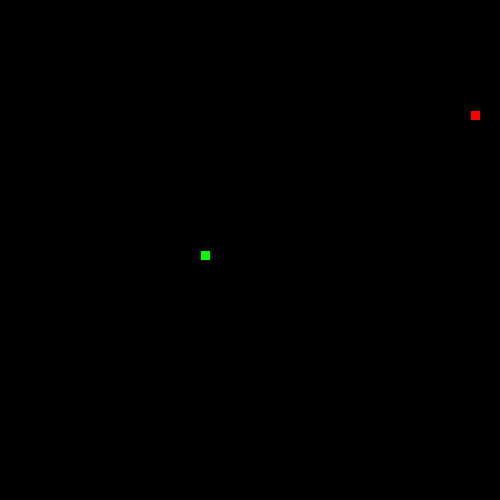
Frame 1 (no input)
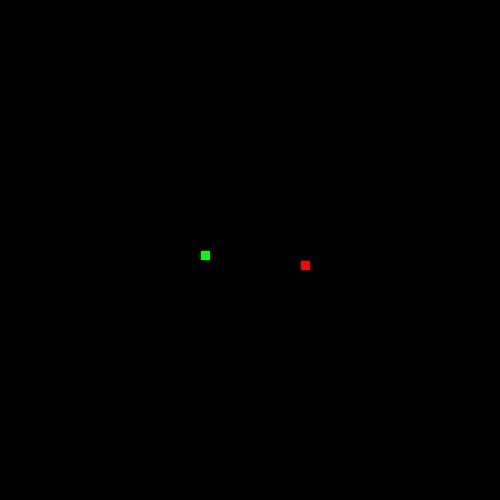
Frame 60 (the mouse pressed at the canvas centre just before this capture)
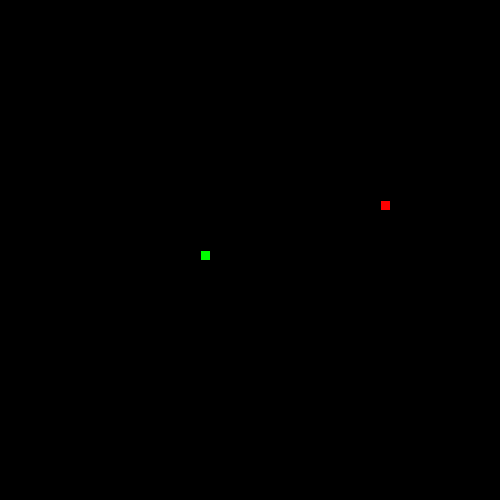
Frame 120 (the mouse held since frame 60 and released just before this capture)

The Processing sketch that drew these frames (run headless with seeded random() and noise(); from frame 60 on, the mouse is pressed at the canvas centre):

// Processing sketch: snake
// ── snake.pde
// 1. Follow the recipe instructions inside the Segment class.

// The Segment class will be used to represent each part of the moving snake.

class Segment {

  //2. Create x and y member variables to hold the location of each segment.
int x;
int y;
  // 3. Add a constructor with parameters to initialize each variable.
Segment(int newX, int newY){
 x=newX;
 y=newY;
}

  // 4. Add getter and setter methods for both the x and y member variables.
  int getX(){
    return x;
  }
  int getY(){
    return y;
  }
  void setX(int ye){
    x=ye;
  }
  void getY(int yea){
    y=yea;
  }
  
}


// 5. Create (but do not initialize) a Segment variable to hold the head of the Snake
Segment head;


// 6. Create and initialize a String to hold the direction of your snake e.g. "up"
String direction = "up";


// 7. Create and initialize a variable to hold how many pieces of food the snake has eaten.
// give it a value of 1 to start.
int length=1;



// 8. Create and initialize foodX and foodY variables to hold the location of the food.
int foodX = ((int)random(50)*10);
int foodY = ((int)random(50)*10);
// (Hint: use the random method to set both the x and y to random locations within the screen size (500 by 500).)

//int foodX = ((int)random(50)*10);



void setup() {

  // 9. Set the size of your sketch (500 by 500).

  size(500, 500);


  // 10. initialize your head to a new segment.
head=new Segment(200,250);

  // 11. Use the frameRate(int rate) method to set the rate to 20.
  frameRate(20);
}


void draw() {

  background(0);
  drawFood();
  drawSnake();

  //12. Call the manageTail, drawFood, drawSnake, move, and collision methods.
}


// 13. Complete the drawFood method below. (Hint: each piece of food should be a 10 by 10 rectangle).

void drawFood() {
  int locationX=((int)random(50)*10);
  int locationY=((int)random(50)*10);
  fill(255,0,0);
  rect(locationX, locationY, 10,10);
}


//14. Draw the snake head (use a 10 by 10 rectangle)

void drawSnake() {
  fill(0,255,0);
rect(head.getX(), head.getY(), 10,10);

  //test your code
}


// 15. Complete the move method below.

void move() {

  // 16. Using a switch statement, make your snake head move by 10 pixels in the correct direction.
  //This is an incomplete switch statement:
  /*
  switch(dir) {
  case "up":
    // move head up here 
    break;
  case "down":
    // move head down here 
    break;
  case "left":
   // figure it out 
    break;
  case "right":
    // mystery code goes here 
    break;
  }
  */


  // 17. Call the checkBoundaries method to make sure the snake head doesn't go off the screen.
}


// 18. Complete the keyPressed method below. Use if statements to set your direction variable depending on what key is pressed.

void keyPressed() {
}



// 19. check if your head is out of bounds (teleport your snake head to the other side).

void checkBoundaries() {
}



//20. Make sure that the key for your current direction’s opposite doesn’t work(i.e. If you’re going up, down key shouldn’t work)



// 21. Complete the missing parts of the collision method below.

void collision() {

  // If the segment is colliding with a piece of food...
     // Increase the amount of food eaten and set foodX and foodY to new random locations.
}



/**
 
 ** Part 2: making the tail (the rest of the snake)
 
 **/

//  1. Create and initialize an ArrayList of Segments. (This will be your snake tail!)


// 2. Complete the missing parts of the manageTail method below and call it in the draw method.

void manageTail() {

  //Call the drawTail and checkTailCollision methods.

  // Add a new Segment to your ArrayList that has the same X and Y as the head of your snake.

  // To keep your tail the right length:
  // while the tail size is greater than the number of food pieces eaten, remove the first Segment in your tail.

}

void drawTail() {
    // Draw a 10 by 10 rectangle for each Segment in your snake ArrayList.
}


// 3. Complete the missing parts of the bodyCollision method below.

void checkTailCollision() {

  // If your head has the same location as one of your segments...

  // reset your food variable

  //Call this method at the beginning of your manageTail method.
}
